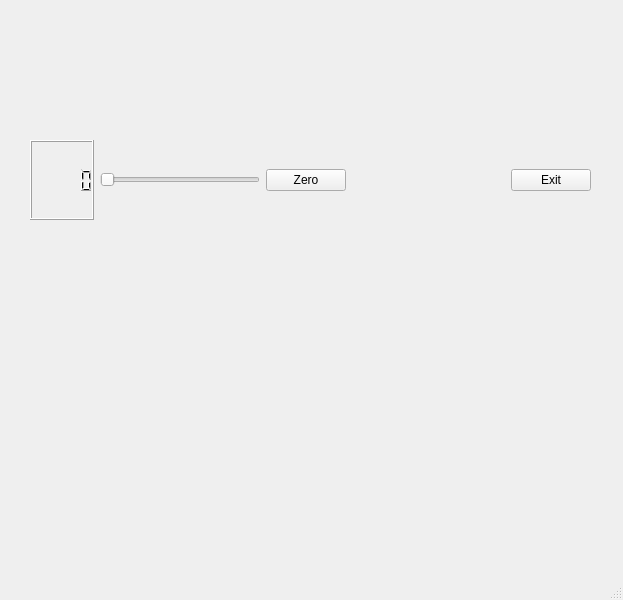
<?xml version="1.0" encoding="UTF-8"?>
<ui version="4.0">
 <class>MainWindow</class>
 <widget class="QMainWindow" name="MainWindow">
  <property name="geometry">
   <rect>
    <x>0</x>
    <y>0</y>
    <width>623</width>
    <height>600</height>
   </rect>
  </property>
  <property name="windowTitle">
   <string>MainWindow</string>
  </property>
  <widget class="QWidget" name="centralwidget">
   <widget class="QWidget" name="horizontalLayoutWidget">
    <property name="geometry">
     <rect>
      <x>30</x>
      <y>140</y>
      <width>561</width>
      <height>80</height>
     </rect>
    </property>
    <layout class="QHBoxLayout" name="horizontalLayout">
     <item>
      <widget class="MyLCD" name="lcdNumber"/>
     </item>
     <item>
      <widget class="QSlider" name="slider">
       <property name="orientation">
        <enum>Qt::Horizontal</enum>
       </property>
      </widget>
     </item>
     <item>
      <widget class="QPushButton" name="zeroButton">
       <property name="text">
        <string>Zero</string>
       </property>
      </widget>
     </item>
     <item>
      <spacer name="horizontalSpacer">
       <property name="orientation">
        <enum>Qt::Horizontal</enum>
       </property>
       <property name="sizeHint" stdset="0">
        <size>
         <width>40</width>
         <height>20</height>
        </size>
       </property>
      </spacer>
     </item>
     <item>
      <widget class="QPushButton" name="exitButton">
       <property name="text">
        <string>Exit</string>
       </property>
      </widget>
     </item>
    </layout>
   </widget>
  </widget>
  <widget class="QMenuBar" name="menubar">
   <property name="geometry">
    <rect>
     <x>0</x>
     <y>0</y>
     <width>623</width>
     <height>20</height>
    </rect>
   </property>
  </widget>
  <widget class="QStatusBar" name="statusbar"/>
 </widget>
 <customwidgets>
  <customwidget>
   <class>MyLCD</class>
   <extends>QLCDNumber</extends>
   <header location="global">mylcd.h</header>
   <slots>
    <slot>setGreenZero()</slot>
    <slot>setSliderValue(int)</slot>
   </slots>
  </customwidget>
 </customwidgets>
 <resources/>
 <connections>
  <connection>
   <sender>zeroButton</sender>
   <signal>clicked()</signal>
   <receiver>lcdNumber</receiver>
   <slot>setGreenZero()</slot>
   <hints>
    <hint type="sourcelabel">
     <x>336</x>
     <y>197</y>
    </hint>
    <hint type="destinationlabel">
     <x>52</x>
     <y>227</y>
    </hint>
   </hints>
  </connection>
  <connection>
   <sender>slider</sender>
   <signal>sliderMoved(int)</signal>
   <receiver>lcdNumber</receiver>
   <slot>setSliderValue(int)</slot>
   <hints>
    <hint type="sourcelabel">
     <x>201</x>
     <y>194</y>
    </hint>
    <hint type="destinationlabel">
     <x>74</x>
     <y>175</y>
    </hint>
   </hints>
  </connection>
  <connection>
   <sender>exitButton</sender>
   <signal>clicked()</signal>
   <receiver>MainWindow</receiver>
   <slot>close()</slot>
   <hints>
    <hint type="sourcelabel">
     <x>560</x>
     <y>200</y>
    </hint>
    <hint type="destinationlabel">
     <x>582</x>
     <y>65</y>
    </hint>
   </hints>
  </connection>
 </connections>
</ui>
